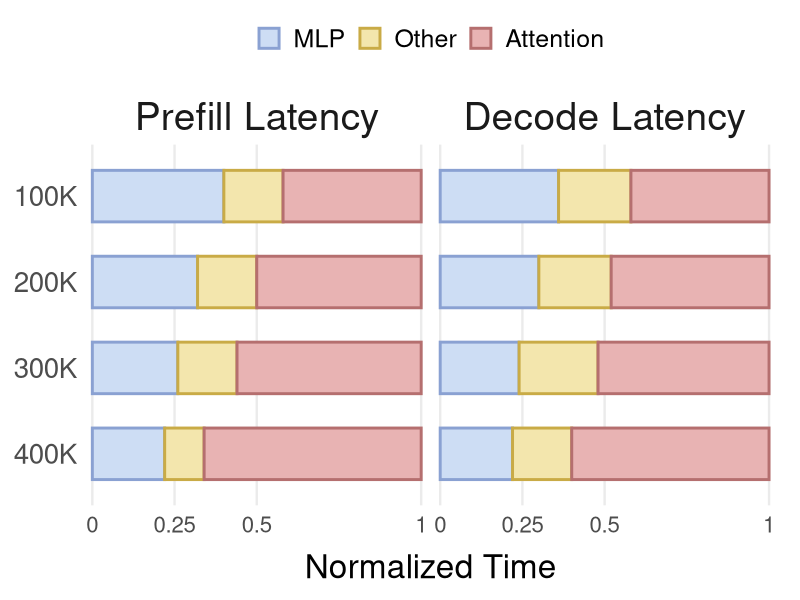

Write the R code that produced this figure.
library(tidyverse)

data <- tribble(
  ~stage,            ~tokens, ~component,   ~latency,
  "Prefill Latency", "100K",  "MLP",         0.40,
  "Prefill Latency", "100K",  "Other",       0.18,
  "Prefill Latency", "100K",  "Attention",   0.42,
  "Prefill Latency", "200K",  "MLP",         0.32,
  "Prefill Latency", "200K",  "Other",       0.18,
  "Prefill Latency", "200K",  "Attention",   0.50,
  "Prefill Latency", "300K",  "MLP",         0.26,
  "Prefill Latency", "300K",  "Other",       0.18,
  "Prefill Latency", "300K",  "Attention",   0.56,
  "Prefill Latency", "400K",  "MLP",         0.22,
  "Prefill Latency", "400K",  "Other",       0.12,
  "Prefill Latency", "400K",  "Attention",   0.66,
  "Decode Latency",  "100K",  "MLP",         0.36,
  "Decode Latency",  "100K",  "Other",       0.22,
  "Decode Latency",  "100K",  "Attention",   0.42,
  "Decode Latency",  "200K",  "MLP",         0.30,
  "Decode Latency",  "200K",  "Other",       0.22,
  "Decode Latency",  "200K",  "Attention",   0.48,
  "Decode Latency",  "300K",  "MLP",         0.24,
  "Decode Latency",  "300K",  "Other",       0.24,
  "Decode Latency",  "300K",  "Attention",   0.52,
  "Decode Latency",  "400K",  "MLP",         0.22,
  "Decode Latency",  "400K",  "Other",       0.18,
  "Decode Latency",  "400K",  "Attention",   0.60
)

data <- data %>%
  mutate(
    stage = fct_relevel(stage, "Prefill Latency", "Decode Latency"),
    tokens = fct_rev(fct_inorder(tokens)),
    component = fct_relevel(component, "MLP", "Other", "Attention")
  )

component_fill <- c(MLP = "#cdddf4", Other = "#f3e6ad", Attention = "#e8b3b3")
component_outline <- c(MLP = "#8aa1d2", Other = "#c9ab46", Attention = "#b56f6f")

latency_plot <- ggplot(data, aes(x = latency, y = tokens, fill = component, colour = component)) +
  geom_col(width = 0.6, linewidth = 1, position = position_stack(reverse = TRUE)) +
  scale_fill_manual(
    values = component_fill,
    breaks = c("MLP", "Other", "Attention")
  ) +
  scale_colour_manual(
    values = component_outline,
    breaks = c("MLP", "Other", "Attention")
  ) +
  scale_x_continuous(
    limits = c(0, 1),
    breaks = c(0, 0.25, 0.5, 1),
    labels = c("0", "0.25", "0.5", "1"),
    expand = c(0, 0.01)
  ) +
  labs(x = "Normalized Time", y = NULL) +
  facet_grid(. ~ stage) +
  theme_minimal(base_size = 18) +
  theme(
    strip.text = element_text(size = 28, face = "plain"),
    strip.background = element_blank(),
    legend.position = "top",
    legend.title = element_blank(),
    legend.text = element_text(size = 18),
    legend.spacing.x = unit(0.6, "cm"),
    axis.title.x = element_text(size = 24, margin = margin(t = 12)),
    axis.text.x = element_text(size = 16),
    axis.text.y = element_text(size = 20),
    panel.grid.major.y = element_blank(),
    panel.grid.minor = element_blank(),
    plot.margin = margin(10, 20, 10, 10)
  )

ggsave("breakdown_1.pdf", latency_plot, width = 8.7, height = 5, units = "in")
